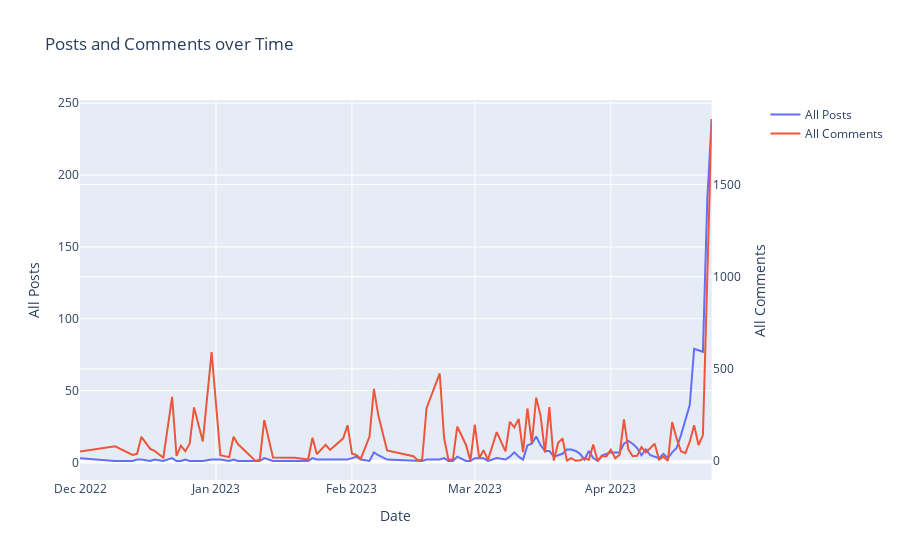

The cell this chart's notebook holds for it:
### Markdown cell above
## -> 2. Chart "Posts and Comments" on timeline

### Code cell
posts_and_comments_OverTime(posts)
